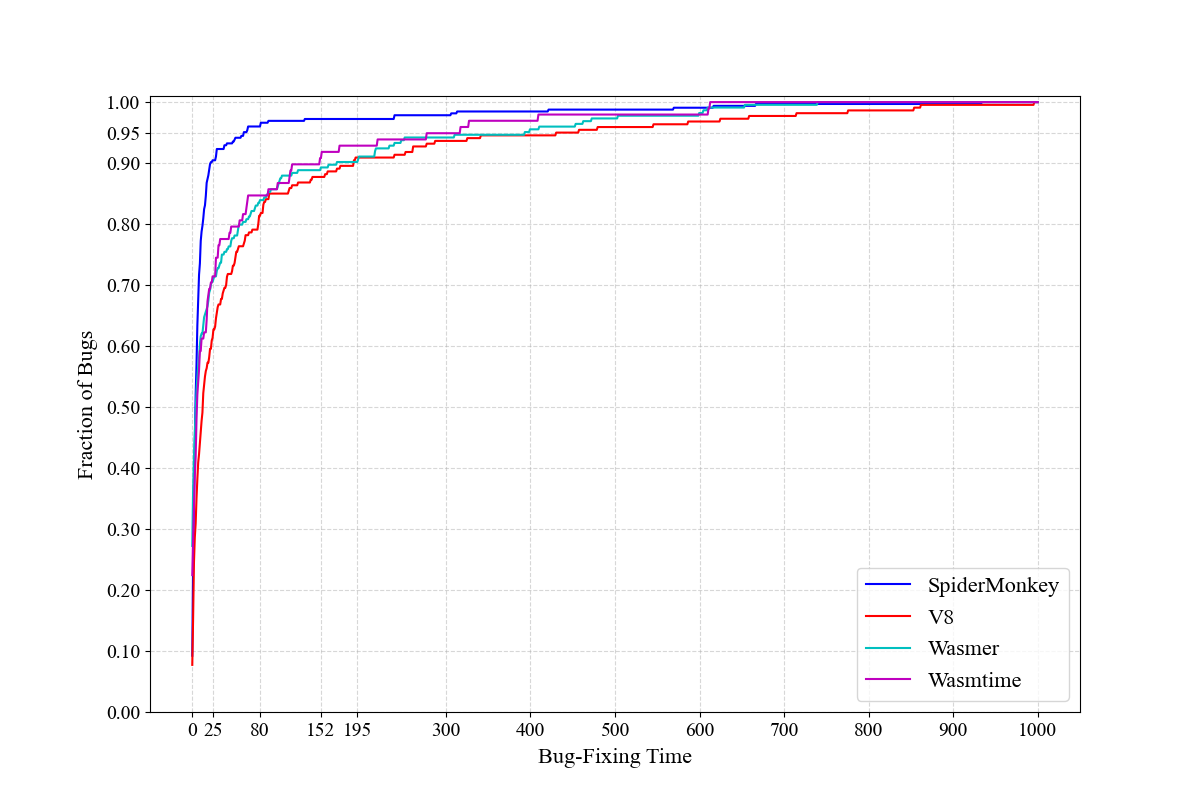

Recreate this plot in Python.
import numpy as np
import matplotlib.pyplot as plt
import pandas as pd
import scipy.stats as stats
plt.rc('font',family='Times New Roman')

print('---------------------------------spidermonkey---------------------------------------')
df_spidermonkey=pd.read_excel('BugSet2_SpiderMonkey.xlsx', engine='openpyxl')
df_spidermonkey['Opened']=pd.to_datetime(df_spidermonkey['Opened'])
df_spidermonkey['Closed']=pd.to_datetime(df_spidermonkey['Closed'])
leadtime3=(df_spidermonkey['Closed'] - df_spidermonkey['Opened']).map(lambda x:x.days)
df_spidermonkey['Duration_Date']=leadtime3

sm_day_um_list=df_spidermonkey['Duration_Date'].values.tolist()

print('Duration_Date:  ')
print('mean: ', df_spidermonkey['Duration_Date'].mean())
print('median: ', df_spidermonkey['Duration_Date'].median())
print('std: ',df_spidermonkey['Duration_Date'].std())
print('max: ',df_spidermonkey['Duration_Date'].max())
print('min: ',df_spidermonkey['Duration_Date'].min())

print('---------------------------------v8---------------------------------------')
df_v8=pd.read_excel('BugSet2_V8.xlsx', engine='openpyxl')

df_v8['Opened']=pd.to_datetime(df_v8['Opened'])
df_v8['Closed']=pd.to_datetime(df_v8['Closed'])
leadtime3=(df_v8['Closed'] - df_v8['Opened']).map(lambda x:x.days)
df_v8['Duration_Date']=leadtime3
v8_day_um_list=df_v8['Duration_Date'].values.tolist()


print('Duration_Date:  ')
print('mean: ', df_v8['Duration_Date'].mean())
print('median: ', df_v8['Duration_Date'].median())
print('std: ',df_v8['Duration_Date'].std())
print('max: ',df_v8['Duration_Date'].max())
print('min: ',df_v8['Duration_Date'].min())

print('---------------------------------wasmer---------------------------------------')
df_wasmer=pd.read_excel('BugSet2_Wasmer.xlsx', engine='openpyxl')

df_wasmer['Opened']=pd.to_datetime(df_wasmer['Opened'])
df_wasmer['Closed']=pd.to_datetime(df_wasmer['Closed'])
leadtime3=(df_wasmer['Closed'] - df_wasmer['Opened']).map(lambda x:x.days)
df_wasmer['Duration_Date']=leadtime3
ws_day_um_list=df_wasmer['Duration_Date'].values.tolist()

print('Duration_Date:  ')
print('mean: ', df_wasmer['Duration_Date'].mean())
print('median: ', df_wasmer['Duration_Date'].median())
print('std: ',df_wasmer['Duration_Date'].std())
print('max: ',df_wasmer['Duration_Date'].max())
print('min: ',df_wasmer['Duration_Date'].min())

print('---------------------------------wasmtime---------------------------------------')
df_wasmtime=pd.read_excel('BugSet2_Wasmtime.xlsx', engine='openpyxl')
df_wasmtime['Opened']=pd.to_datetime(df_wasmtime['Opened'])
df_wasmtime['Closed']=pd.to_datetime(df_wasmtime['Closed'])
leadtime3=(df_wasmtime['Closed'] - df_wasmtime['Opened']).map(lambda x:x.days)
df_wasmtime['Duration_Date']=leadtime3
wt_day_um_list=df_wasmtime['Duration_Date'].values.tolist()

print('Duration_Date:  ')
print('mean: ', df_wasmtime['Duration_Date'].mean())
print('median: ', df_wasmtime['Duration_Date'].median())
print('std: ',df_wasmtime['Duration_Date'].std())
print('max: ',df_wasmtime['Duration_Date'].max())
print('min: ',df_wasmtime['Duration_Date'].min())
print('------------------------draw picture!------------------------')
#,defaultreallimits=(1,1000) 从小于1开始算个数
res_sm=stats.cumfreq(sm_day_um_list, numbins=1000, defaultreallimits=(0, 1000))
res_v8=stats.cumfreq(v8_day_um_list, numbins=1000, defaultreallimits=(0, 1000))
res_ws=stats.cumfreq(ws_day_um_list, numbins=1000, defaultreallimits=(0, 1000))
res_wt=stats.cumfreq(wt_day_um_list, numbins=1000, defaultreallimits=(0, 1000))
print(res_wt[0])
print(type(res_sm[0]))
print('第一个柱形中心起始点')
print(res_v8.lowerlimit)
lowerlimit_sm=res_sm.lowerlimit
lowerlimit_v8=res_v8.lowerlimit
lowerlimit_ws=res_ws.lowerlimit
lowerlimit_wt=res_wt.lowerlimit
lowerlimit=(lowerlimit_wt+lowerlimit_ws+lowerlimit_v8+lowerlimit_sm)/4
#柱形的宽度
print('柱形的宽度')
print(res_sm.binsize)
binsize_sm=res_sm.binsize
binsize_v8=res_v8.binsize
binsize_ws=res_ws.binsize
binsize_wt=res_wt.binsize
binsize=(binsize_sm+binsize_v8+binsize_ws+binsize_wt)/4
print(binsize)

print('柱形的高度(x中的数值有多少个会积累落入该柱形中,元素的个数)')
cumcount_sm=res_sm.cumcount #其实就是res_sm[0]
cumcount_v8=res_v8.cumcount
cumcount_ws=res_ws.cumcount
cumcount_wt=res_wt.cumcount
cumcount=(cumcount_wt+cumcount_ws+cumcount_sm+cumcount_v8)/4
x1= lowerlimit_sm + np.linspace(0, binsize_sm * cumcount_sm.size, cumcount_sm.size)
x2=lowerlimit_v8+np.linspace(0,binsize_v8*cumcount_v8.size,cumcount_v8.size)
x3=lowerlimit_ws+np.linspace(0,binsize_ws*cumcount_ws.size,cumcount_ws.size)
x4=lowerlimit_wt+np.linspace(0,binsize_wt*cumcount_wt.size,cumcount_wt.size)
x5=lowerlimit+np.linspace(0,binsize*cumcount.size,cumcount.size)



fig=plt.figure(figsize=(12, 8), dpi=100)

ax = fig.add_subplot(1,1,1)  #（xxx）这里前两个表示几*几的网格，最后一个表示第几子图
#plt.rcParams['font.sans-serif']='Arial'
ax.set_ylim(0, 1.01)
ax.set_yticks([0,0.1,0.2,0.3,0.4,0.5,0.6,0.7,0.8,0.9,0.95,1.0])

plt.xticks([0,25,80,152,195,300,400,500,600,700,800,900,1000],fontsize=14)
plt.yticks(fontsize=14)
plt.plot(x1,res_sm[0] / 325, label="SpiderMonkey",color='b') #把每个柱形的高度的中间点连起来Vplt.xlabel("X")
plt.plot(x2,res_v8[0] / 220, label="V8",color ='r') #把每个柱形的高度的中间点连起来Vplt.xlabel("X")
plt.plot(x3,res_ws[0] / 224, label="Wasmer",color='c') #把每个柱形的高度的中间点连起来Vplt.xlabel("X")
plt.plot(x4,res_wt[0] / 98, label="Wasmtime",color ='m') #把每个柱形的高度的中间点连起来Vplt.xlabel("X")


print(res_sm[0][25]/325)
print(res_v8[0][80]/220)
print(res_v8[0][195]/220)
print(res_ws[0][190]/224)
print(res_wt[0][151]/98)
plt.xlabel("Bug-Fixing Time",fontsize=16,labelpad = 6)
plt.ylabel("Fraction of Bugs",fontsize=16,labelpad = 6)

plt.legend(loc='lower right',fontsize=16)
#plt.xticks([1,100,200,300,400,500,800])
#plt.yticks([0.3,0.4,0.5,0.6,0.7,0.8,0.9,0.95,1.0])
# 添加网格线
plt.grid(linestyle="--", alpha=0.5)
plt.savefig('Bug-Fixing_Time.png')
print(plt.show())
